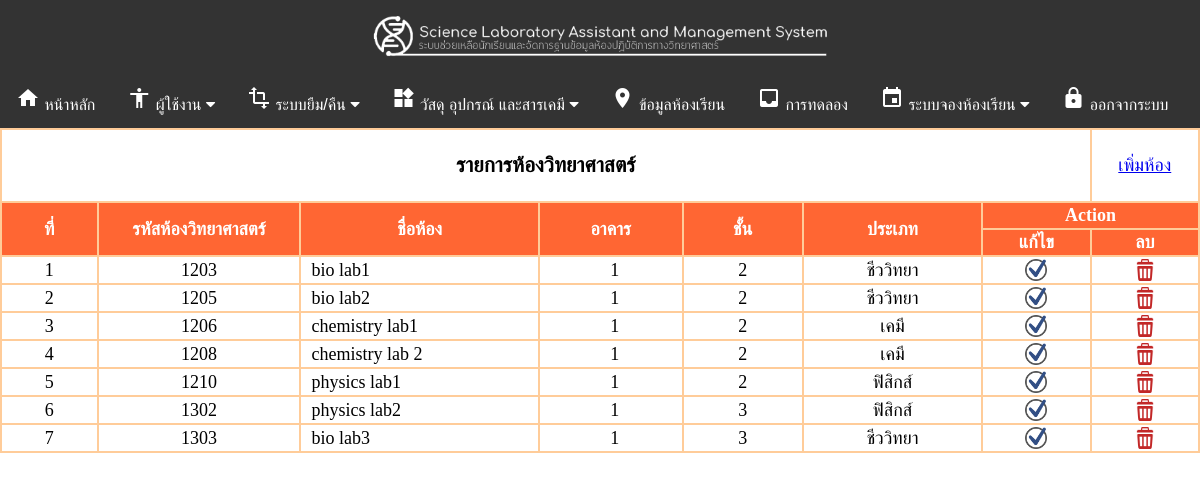
Page /lab/admin/labroom.php (signed in) on the committed database.
### tables this page shows
CREATE TABLE `labroom` (
  `lab_id` int(11) NOT NULL,
  `lab_code` varchar(4) NOT NULL,
  `lab_name` varchar(50) NOT NULL,
  `lab_floor` int(1) NOT NULL,
  `lab_building` varchar(50) NOT NULL,
  `lab_type` varchar(3) NOT NULL
);

### lab/admin/labroom.php (the view, shortened to what this page needs)
<? include "../conn_db.php";
include "header.php";
?>
<table width="1200" cellpadding="2" cellspacing="2" align="center" class="form_table borrowfont">
            <tr align="center">
            <td colspan="7"><h3>รายการห้องวิทยาศาสตร์</h3></td>
            <td colspan="6"><a href="edit_labroom.php?act=add" style="color:#FF663;">เพิ่มห้อง</a></td>
            </tr>
			<tr>
				<th rowspan="2" width="8%">ที่</th>
				<th rowspan="2" width="17%">รหัสห้องวิทยาศาสตร์</th>
				<th rowspan="2" width="20%">ชื่อห้อง</th>
				<th rowspan="2" width="12%">อาคาร</th>
				<th rowspan="2" width="10%">ชั้น</th>
				<th rowspan="2" width="15%">ประเภท</th>
				<th colspan="2">Action</th>
			</tr>
			<tr>
				<th width="9%">แก้ไข</th>
				<th width="9%">ลบ</th>
			</tr>
			<? $sql="SELECT * FROM labroom";
			$query=mysql_query($sql);
				?>
				<?
			$i=1;
			while ($data=mysql_fetch_assoc($query)) {
            ?>
			<tr align="center">
				<td><?=$i++?></td>
				<td><?=$data[lab_code]?></td>
				<td align="left" style="padding-left:10px;"><?=$data[lab_name]?></td>
				<td align="center" style="padding-left:10px;"><?=$data[lab_building]?></td>
				<td align="center"><?=$data[lab_floor]?></td>
				<td align="center"><? if ($data[lab_type]==bio) {echo "ชีววิทยา";}elseif ($data[lab_type]==phy) {echo "ฟิสิกส์";}elseif ($data[lab_type]==chm) {echo "เคมี";}else {echo "ทั่วไป";} ?></td>
				<td><a href="edit_labroom.php?id=<?=$data[lab_id]?>&act=edit"><img src="../img/confirm.png" height="22" width="22"/></a></td>
				<td><a href="edit_labroom.php?id=<?=$data[lab_id]?>&act=erase" onClick="return confirm('ยืนยันการลบ!!')"><img src="../img/delete.png" height="22" width="22"/></a></td>
			</tr>
            <? } ?>
			</table>
</body>
</html>

### lab/admin/css/table.css (style rules this page uses)
.form_table { BACKGROUND-COLOR: #FFCC99 }
.form_table TH { BACKGROUND-COLOR: #FF6633; COLOR: #ffffff }
.form_table TD { BACKGROUND-COLOR: #ffffff }

### lab/admin/css/menu.css (style rules this page uses)
body { font-family:Circular; font-size:24px; }
.borrowfont { font-size:18px; }

### rows in the picture
labroom: lab_code "1203", lab_name "bio lab1", lab_building "1", lab_floor "2", lab_type "ชีววิทยา"
labroom: lab_code "1205", lab_name "bio lab2", lab_building "1", lab_floor "2", lab_type "ชีววิทยา"
labroom: lab_code "1206", lab_name "chemistry lab1", lab_building "1", lab_floor "2", lab_type "เคมี"
labroom: lab_code "1208", lab_name "chemistry lab 2", lab_building "1", lab_floor "2", lab_type "เคมี"
labroom: lab_code "1210", lab_name "physics lab1", lab_building "1", lab_floor "2", lab_type "ฟิสิกส์"
labroom: lab_code "1302", lab_name "physics lab2", lab_building "1", lab_floor "3", lab_type "ฟิสิกส์"
labroom: lab_code "1303", lab_name "bio lab3", lab_building "1", lab_floor "3", lab_type "ชีววิทยา"
